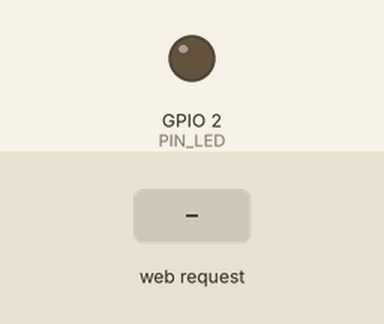
Recording of a sketch running on a simulated ESP32. Shown: output pins drawn as LEDs (lit = HIGH). The test bench sets the inputs (shaded band). WiFi joins after 1.5 s; servers stay silent unless stated; random numbers use the default seed unless the sketch sets one; what the sketch prints to the serial monitor is not drawn.

Above: at 6.9 s.
7.0 s: HTTP request GET /?L=1 received
At 8.4 s:
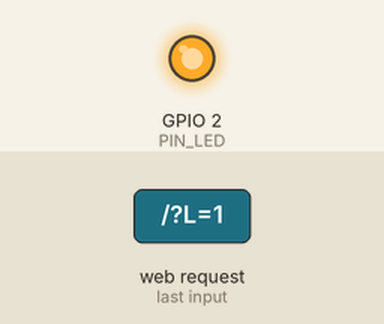
8.7 s: HTTP request GET /?L=0 received
At 10.1 s:
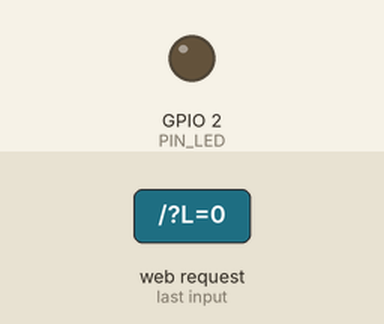
Timing chart, 0 to 11.7 s (numbered marks = the images above; inputs shaded):
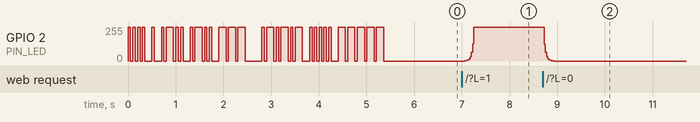

The sketch:

example48w_led.ino
```cpp
// (licence header left out)
#include <WiFi.h>                           // ESP32用WiFiライブラリ
#include <WebServer.h>
#define PIN_LED 2                           // GPIO 2(24番ピン)にLEDを接続
#define SSID "1234ABCD"                     // 無線LANアクセスポイントのSSID
#define PASS "password"                     // パスワード

WebServer server(80);                       // Webサーバ(ポート80=HTTP)定義
int led=0;                                  // 現在のLEDの輝度(0は消灯)
int target=0;                               // LED設定値(0は消灯)

void handleRoot(){
    char html[2048];                        // Web表示用コンテンツ格納用変数
    Serial.println("Connected");            // 接続表示

    if(server.hasArg("L")){                 // 引数Lが含まれていた時
        String s=server.arg("L");           // 引数Lの値を取得し文字変数sへ代入
        target=s.toInt();                   // 文字変数sから数値を取得しtargetへ
    }
    getHtml(html,target);                   // HTMLコンテンツを取得
    server.send(200, "text/html", html);    // HTMLコンテンツを送信
    Serial.println("Disconnected");         // 切断表示

    if(target==0) led=ledCtrl(led,0,4);     // ゆっくりと消灯
    if(target==1) led=ledCtrl(led,1023,4);  // ゆっくりと点灯
    if(target<=0 && target>=-10) led=ledCtrl(led,-100*target,4);// 輝度変更
}

void setup(){                               // 起動時に一度だけ実行する関数
    pinMode(PIN_LED,OUTPUT);                // LEDを接続したポートを出力に
    Serial.begin(115200);                   // 動作確認のためのシリアル出力開始
    Serial.println("ESP32 eg.16 LED HTTP"); // 「Example 16」をシリアル出力表示
    WiFi.mode(WIFI_STA);                    // 無線LANをSTAモードに設定
    WiFi.begin(SSID,PASS);                  // 無線LANアクセスポイントへ接続
    morse(PIN_LED,50,"HELLO");              // 「HELLO」をモールス信号出力
    while(WiFi.status() != WL_CONNECTED){   // 接続に成功するまで待つ
        Serial.print('.');                  // 進捗表示
        digitalWrite(PIN_LED,!digitalRead(PIN_LED));    // LEDの点滅
        delay(500);                         // 待ち時間処理
    }
    morseIp0(PIN_LED,50,WiFi.localIP());    // IPアドレス終値をモールス信号出力
    ledSetup();                             // LED用セットアップ
    server.on("/", handleRoot);             // HTTP接続時のコールバック先を設定
    server.begin();                         // Web サーバを起動する
    Serial.println("\nStarted");            // 起動したことをシリアル出力表示
    Serial.println(WiFi.localIP());         // 本機のIPアドレスをシリアル出力
}

void loop(){                                // 繰り返し実行する関数
    server.handleClient();                  // クライアントからWebサーバ呼び出し
    if(target>1 && target<=10){             // 1よりも大きく10以下のとき
        led=ledCtrl(led,23+random(0,target*100),20);
    }                                       // LEDの輝度を乱数値23～1023に設定
}
```

html.ino
```cpp
// (licence header left out)
void getHtml(char *html, int target){
    char s[65],s_ip[16];
    uint32_t ip = WiFi.localIP();

    sprintf(s_ip,"%d.%d.%d.%d",
        ip & 255,
        ip>>8 & 255,
        ip>>16 & 255,
        ip>>24
    );
    snprintf(html,2047,"<html>\n<head>\n<title>Wi-Fi コンシェルジェ 照明担当</title>\n<meta http-equiv=\"Content-type\" content=\"text/html; charset=UTF-8\">\n</head>\n<body>\n<h3>LED STATUS</h3>\n");
    if(target==0) sprintf(s,"<p>0 (LED OFF)</p>");
    if(target==1) sprintf(s,"<p>1 (LED ON)</p>");
    if(target>1)  sprintf(s,"<p>%d (キャンドル)</p>",target);
    if(target<0)  sprintf(s,"<p>%d (輝度=%d%%)</p>",target,-target*10);
    snprintf(html,2047,"%s\n%s\n<hr>\n<h3>HTTP GET</h3>\n<p>http://%s/?L=n<br>\n(n: 0=OFF, 1=ON, 2～10=キャンドル, -1～-10=輝度)</p>",html,s,s_ip);
    sprintf(s,"<form method=\"GET\" action=\"http://%s/\">",s_ip);
    snprintf(html,2047,"%s\n%s\n<input type=\"submit\" name=\"L\" value=\"0 (LED OFF)\">\n<input type=\"submit\" name=\"L\" value=\"1 (LED ON)\">\n<input type=\"submit\" name=\"L\" value=\"10 (キャンドル)\">\n<input type=\"submit\" name=\"L\" value=\"-2 (輝度20%)\">\n</form>\n",html,s);
    snprintf(html,2047,"%s\n%s\n<input type=\"text\" name=\"L\" value=\"\">\n<input type=\"submit\" value=\"送信\">\n</form>\n</body>\n</html>",html,s);
    sprintf(s,"LED=%d",target);         // 変数sに「LED=」とtarget値を代入
    Serial.println(s);                  // シリアルへコンテンツを出力
}
```

ledCtrl.ino
```cpp
// (licence header left out)
/* for LEDC */
#define LEDC_CHANNEL_0     0                // use first channel of 16 channels (started from zero)
#define LEDC_TIMER_13_BIT  13               // use 13 bit precission for LEDC timer
#define LEDC_BASE_FREQ     5000             // use 5000 Hz as a LEDC base frequency

void ledcAnalogWrite(uint8_t channel, int value) {

  if(value > 1023) value = 1023;
  if(value < 0) value = 0;
  uint32_t duty = (uint32_t)value << 3;     // 10bit -> 13 bit へシフト

  ledcWrite(channel, duty);
}

void ledSetup(){
    Serial.print("ledSetup LEDC_CHANNEL_0 = ");
    Serial.print(LEDC_CHANNEL_0);
    Serial.print(", PIN_LED = ");
    Serial.print(PIN_LED);
    Serial.print(", freq. = ");
    Serial.println(ledcSetup(LEDC_CHANNEL_0, LEDC_BASE_FREQ, LEDC_TIMER_13_BIT),3);
    ledcAttachPin(PIN_LED, LEDC_CHANNEL_0);
}

void ledEnd(){
    ledcDetachPin(PIN_LED);
}

int ledCtrl(int start,int end,int speed){   // ledのアナログ制御用の関数
    int i;                                  // (startからendへ輝度を推移する)
    if(speed<1)speed=1;
    if(start<=end){
        if(start<1) start=1;
        if(end>1023) end=1023;
        for(i=start;i<end;i<<=1){
        //  analogWrite(PIN_LED,i);
            ledcAnalogWrite(LEDC_CHANNEL_0,i);
            delay(100/speed);
        }
    }else{
        if(start>1023) start=1023;
        if(end<0) end=0;
        for(i=start;i>end;i>>=1){
        //  analogWrite(PIN_LED,i);
            ledcAnalogWrite(LEDC_CHANNEL_0,i);
            delay(100/speed);
        }
    }
//  analogWrite(PIN_LED,end);
    ledcAnalogWrite(LEDC_CHANNEL_0,end);
    return(end);
}
```

morse.ino
```cpp
// (licence header left out)
/*
本スケッチは下記からダウンロードしたものを改変して作成しました。

http://darashi.net/2012/02/23/arduino-hello-world.html
HELLO WORLD from Arduino
Feb 23 2012.
darashi/hello.c

Yoji Shidara (https://github.com/darashi)
*/

// #define LED 13
// #define T 100 // speed

const char morse_pattern[26][5] = {
    "._", "_...", "_._.", "_..", ".", ".._.", "__.",
    "....", "..", ".___", "_._", "._..", "__",
    "_.", "___", ".__.", "__._", "._.", "...", "_",
    ".._", "..._", ".__", "_.._", "__._", "__.."
};


/*
void setup() {
    pinMode(LED, OUTPUT);
    digitalWrite(LED, LOW);
    delay(T*7);
}
*/

void morse_delay(int time){
    if(time > 10) for(int i=0;i<time/10;i++){
        delay(10);
    //  ESP.wdtFeed();
    }
    delay(time%10);
//  ESP.wdtFeed();
}

void morse(int output, int time, const char *str) {
    int i, j;
    char num[6]="_____";
    char morse_dot[7]="._._._";
    char *pattern;

    for (i=0; i<strlen(str); i++) {
        char *c = (char *)str+i;
        pattern=0;
        if ('A' <= *c && *c <= 'Z') pattern = (char *)morse_pattern[*c - 'A'];
        if ('a' <= *c && *c <= 'z') pattern = (char *)morse_pattern[*c - 'a'];
        if ('0' <= *c && *c <= '5'){
            for(j=0;j<5;j++) if( (int)(*c - '0') >= j+1 ) num[j]='.'; else num[j]='_';
            pattern = num;
        }
        if ('6' <= *c && *c <= '9'){
            for(j=0;j<5;j++) if( (int)(*c - '0') >= j+6 ) num[j]='_'; else num[j]='.';
            pattern = num;
        }
        if ( *c == '.') pattern=morse_dot;
        if(pattern){
            for (j=0; j<strlen(pattern); j++) {
                digitalWrite(output, HIGH);
                if(pattern[j] == '.') {
                    morse_delay(time);
                    Serial.print('.');
                }
                else {
                    morse_delay(3 * time);
                    Serial.print('_');
                }
                digitalWrite(output, LOW);
                morse_delay(time);
            }
            morse_delay(2 * time);
        } else {
            morse_delay(3 * time);
        }
        Serial.print(' ');
    }
    Serial.println();
    morse_delay(4 * time);
    Serial.println("Done Morse");
}

/*
void loop() {
    char *str = "HELLO WORLD";
    morse(LED, T, str);
}
*/

void morseIp(int output, int time, uint32_t ip){
    byte i,j;
    char s[17];

    sprintf(s,"%d.%d.%d.%d",
        ip & 255,
        ip>>8 & 255,
        ip>>16 & 255,
        ip>>24
    );
    morse(output, time, s);
}

void morseIp0(int output, int time, uint32_t ip){
    byte i,j;
    char s[17];

    sprintf(s,".%i",
        ip>>24
    );
    morse(output, time, s);
}
```

Measured:
- after the input at 7.0 s, GPIO 2 (PIN_LED): moves from 0/255 to 255/255 over 0.20 s, starting after 0.05 s
- after the input at 8.7 s, GPIO 2 (PIN_LED): moves from 255/255 to 0/255 over 0.20 s, starting at once
